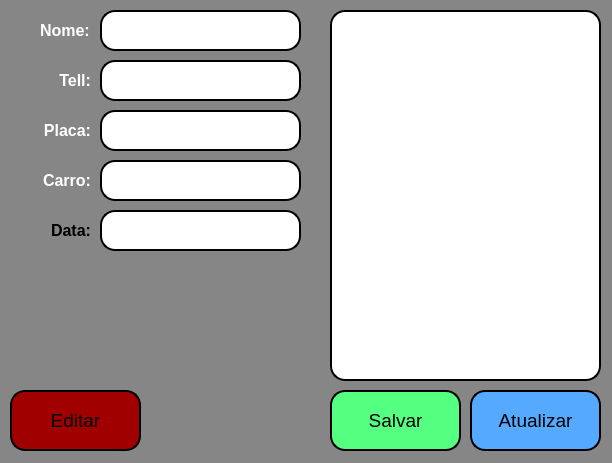
<?xml version="1.0" encoding="UTF-8"?>
<ui version="4.0">
 <class>MainWindow</class>
 <widget class="QMainWindow" name="MainWindow">
  <property name="geometry">
   <rect>
    <x>0</x>
    <y>0</y>
    <width>612</width>
    <height>463</height>
   </rect>
  </property>
  <property name="windowTitle">
   <string>MainWindow</string>
  </property>
  <property name="styleSheet">
   <string notr="true">background-color: rgb(134, 134, 134);</string>
  </property>
  <widget class="QWidget" name="centralwidget">
   <widget class="QTextEdit" name="ptxtinfo">
    <property name="geometry">
     <rect>
      <x>330</x>
      <y>10</y>
      <width>271</width>
      <height>371</height>
     </rect>
    </property>
    <property name="font">
     <font>
      <pointsize>12</pointsize>
     </font>
    </property>
    <property name="styleSheet">
     <string notr="true">border-radius: 15px;
border-style: outset;
border-width:2px;
background-color: rgb(255, 255, 255);</string>
    </property>
   </widget>
   <widget class="QLineEdit" name="ptxtnome">
    <property name="geometry">
     <rect>
      <x>100</x>
      <y>10</y>
      <width>201</width>
      <height>41</height>
     </rect>
    </property>
    <property name="font">
     <font>
      <pointsize>12</pointsize>
     </font>
    </property>
    <property name="styleSheet">
     <string notr="true">border-radius: 15px;
border-style: outset;
border-width:2px;
background-color: rgb(255, 255, 255);</string>
    </property>
   </widget>
   <widget class="QLineEdit" name="ptxtcarro">
    <property name="geometry">
     <rect>
      <x>100</x>
      <y>160</y>
      <width>201</width>
      <height>41</height>
     </rect>
    </property>
    <property name="font">
     <font>
      <pointsize>12</pointsize>
     </font>
    </property>
    <property name="styleSheet">
     <string notr="true">border-radius: 15px;
border-style: outset;
border-width:2px;
background-color: rgb(255, 255, 255);</string>
    </property>
   </widget>
   <widget class="QLineEdit" name="ptxtplaca">
    <property name="geometry">
     <rect>
      <x>100</x>
      <y>110</y>
      <width>201</width>
      <height>41</height>
     </rect>
    </property>
    <property name="font">
     <font>
      <pointsize>12</pointsize>
     </font>
    </property>
    <property name="styleSheet">
     <string notr="true">border-radius: 15px;
border-style: outset;
border-width:2px;
background-color: rgb(255, 255, 255);</string>
    </property>
   </widget>
   <widget class="QLineEdit" name="ptxttell">
    <property name="geometry">
     <rect>
      <x>100</x>
      <y>60</y>
      <width>201</width>
      <height>41</height>
     </rect>
    </property>
    <property name="font">
     <font>
      <pointsize>12</pointsize>
     </font>
    </property>
    <property name="toolTip">
     <string>&lt;html&gt;&lt;head/&gt;&lt;body&gt;&lt;p&gt;&lt;br/&gt;&lt;/p&gt;&lt;/body&gt;&lt;/html&gt;</string>
    </property>
    <property name="styleSheet">
     <string notr="true">border-radius: 15px;
border-style: outset;
border-width:2px;
background-color: rgb(255, 255, 255);</string>
    </property>
   </widget>
   <widget class="QLabel" name="label_5">
    <property name="geometry">
     <rect>
      <x>40</x>
      <y>170</y>
      <width>51</width>
      <height>21</height>
     </rect>
    </property>
    <property name="font">
     <font>
      <pointsize>12</pointsize>
      <weight>75</weight>
      <bold>true</bold>
     </font>
    </property>
    <property name="styleSheet">
     <string notr="true">background-color: rgb(134, 134, 134);</string>
    </property>
    <property name="text">
     <string>&lt;html&gt;&lt;head/&gt;&lt;body&gt;&lt;p&gt;&lt;span style=&quot; color:#ffffff;&quot;&gt;Carro:&lt;/span&gt;&lt;/p&gt;&lt;/body&gt;&lt;/html&gt;</string>
    </property>
    <property name="alignment">
     <set>Qt::AlignRight|Qt::AlignTrailing|Qt::AlignVCenter</set>
    </property>
   </widget>
   <widget class="QLabel" name="label_2">
    <property name="geometry">
     <rect>
      <x>40</x>
      <y>20</y>
      <width>51</width>
      <height>21</height>
     </rect>
    </property>
    <property name="font">
     <font>
      <pointsize>12</pointsize>
      <weight>75</weight>
      <bold>true</bold>
     </font>
    </property>
    <property name="styleSheet">
     <string notr="true">background-color: rgb(134, 134, 134);</string>
    </property>
    <property name="text">
     <string>&lt;html&gt;&lt;head/&gt;&lt;body&gt;&lt;p&gt;&lt;span style=&quot; color:#ffffff;&quot;&gt;Nome:&lt;/span&gt;&lt;/p&gt;&lt;/body&gt;&lt;/html&gt;</string>
    </property>
   </widget>
   <widget class="QLabel" name="label_3">
    <property name="geometry">
     <rect>
      <x>50</x>
      <y>70</y>
      <width>41</width>
      <height>21</height>
     </rect>
    </property>
    <property name="font">
     <font>
      <pointsize>12</pointsize>
      <weight>75</weight>
      <bold>true</bold>
     </font>
    </property>
    <property name="styleSheet">
     <string notr="true">background-color: rgb(134, 134, 134);</string>
    </property>
    <property name="text">
     <string>&lt;html&gt;&lt;head/&gt;&lt;body&gt;&lt;p&gt;&lt;span style=&quot; color:#ffffff;&quot;&gt;Tell:&lt;/span&gt;&lt;/p&gt;&lt;/body&gt;&lt;/html&gt;</string>
    </property>
    <property name="alignment">
     <set>Qt::AlignRight|Qt::AlignTrailing|Qt::AlignVCenter</set>
    </property>
   </widget>
   <widget class="QLabel" name="label_4">
    <property name="geometry">
     <rect>
      <x>40</x>
      <y>120</y>
      <width>51</width>
      <height>21</height>
     </rect>
    </property>
    <property name="font">
     <font>
      <pointsize>12</pointsize>
      <weight>75</weight>
      <bold>true</bold>
     </font>
    </property>
    <property name="styleSheet">
     <string notr="true">background-color: rgb(134, 134, 134);</string>
    </property>
    <property name="text">
     <string>&lt;html&gt;&lt;head/&gt;&lt;body&gt;&lt;p&gt;&lt;span style=&quot; color:#ffffff;&quot;&gt;Placa:&lt;/span&gt;&lt;/p&gt;&lt;/body&gt;&lt;/html&gt;</string>
    </property>
    <property name="alignment">
     <set>Qt::AlignRight|Qt::AlignTrailing|Qt::AlignVCenter</set>
    </property>
   </widget>
   <widget class="QLineEdit" name="ptxtdata">
    <property name="geometry">
     <rect>
      <x>100</x>
      <y>210</y>
      <width>201</width>
      <height>41</height>
     </rect>
    </property>
    <property name="font">
     <font>
      <pointsize>12</pointsize>
     </font>
    </property>
    <property name="whatsThis">
     <string>&lt;html&gt;&lt;head/&gt;&lt;body&gt;&lt;p&gt;&lt;span style=&quot; font-size:12pt; font-weight:600;&quot;&gt;f&lt;/span&gt;&lt;/p&gt;&lt;/body&gt;&lt;/html&gt;</string>
    </property>
    <property name="styleSheet">
     <string notr="true">border-radius: 15px;
border-style: outset;
border-width:2px;
background-color: rgb(255, 255, 255);</string>
    </property>
   </widget>
   <widget class="QLabel" name="label_6">
    <property name="geometry">
     <rect>
      <x>40</x>
      <y>220</y>
      <width>51</width>
      <height>21</height>
     </rect>
    </property>
    <property name="font">
     <font>
      <pointsize>12</pointsize>
      <weight>75</weight>
      <bold>true</bold>
     </font>
    </property>
    <property name="styleSheet">
     <string notr="true">background-color: rgb(134, 134, 134);</string>
    </property>
    <property name="text">
     <string>&lt;html&gt;&lt;head/&gt;&lt;body&gt;&lt;p&gt;&lt;span style=&quot; color:#ffffff;&quot;&gt;Data:&lt;/span&gt;&lt;/p&gt;&lt;/body&gt;&lt;/html&gt;</string>
    </property>
    <property name="alignment">
     <set>Qt::AlignRight|Qt::AlignTrailing|Qt::AlignVCenter</set>
    </property>
   </widget>
   <widget class="QPushButton" name="btnatualizarP">
    <property name="geometry">
     <rect>
      <x>470</x>
      <y>390</y>
      <width>131</width>
      <height>61</height>
     </rect>
    </property>
    <property name="font">
     <font>
      <pointsize>14</pointsize>
     </font>
    </property>
    <property name="styleSheet">
     <string notr="true">QPushButton{
border-radius: 15px;
border-width:2px;
border-style:outset;
border-color:black;
background-color: rgb(85, 170, 255);
}
QPushButton:pressed{
border-radius: 15px;
border-width:2px;
border-style:outset;
border-color:black;
background-color: rgb(52, 105, 157);
}</string>
    </property>
    <property name="text">
     <string>Atualizar</string>
    </property>
   </widget>
   <widget class="QPushButton" name="btnsalvarP">
    <property name="geometry">
     <rect>
      <x>330</x>
      <y>390</y>
      <width>131</width>
      <height>61</height>
     </rect>
    </property>
    <property name="font">
     <font>
      <pointsize>14</pointsize>
     </font>
    </property>
    <property name="styleSheet">
     <string notr="true">QPushButton{
border-radius: 15px;
border-width:2px;
border-style:outset;
border-color:black;
background-color: rgb(85, 255, 127);
}
QPushButton:pressed{
border-radius: 15px;
border-width:2px;
border-style:outset;
border-color:black;
background-color: rgb(60, 182, 89);
}</string>
    </property>
    <property name="text">
     <string>Salvar</string>
    </property>
   </widget>
   <widget class="QPushButton" name="btneditarP">
    <property name="geometry">
     <rect>
      <x>10</x>
      <y>390</y>
      <width>131</width>
      <height>61</height>
     </rect>
    </property>
    <property name="font">
     <font>
      <pointsize>14</pointsize>
     </font>
    </property>
    <property name="styleSheet">
     <string notr="true">QPushButton{
border-radius: 15px;
border-width:2px;
border-style:outset;
border-color:black;
background-color: rgb(160, 0, 0);
}
QPushButton:pressed{
border-radius: 15px;
border-width:2px;
border-style:outset;
border-color:black;
background-color: rgb(140, 0, 0);
}</string>
    </property>
    <property name="text">
     <string>Editar</string>
    </property>
   </widget>
  </widget>
 </widget>
 <resources/>
 <connections/>
</ui>
